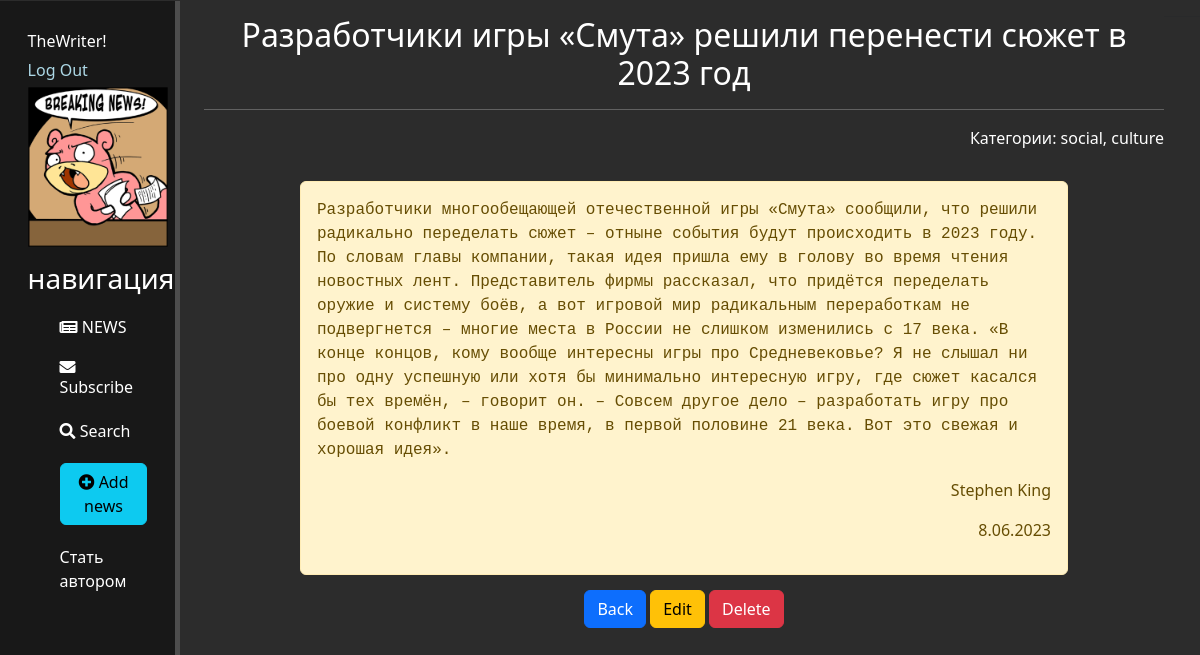
The app's page /posts/41/ (signed in) with its own data.
### news/models.py (models this page shows, shortened)
class Post(models.Model):
    ar = 'Article'
    nw = 'News'
    post_types = [
        (ar, 'Article'),
        (nw, 'News')
    ]
    post_type = models.CharField(max_length=7, choices=post_types, default=nw)
    t_creation = models.DateTimeField(auto_now_add=True)
    title = models.CharField(max_length=255)
    content = models.TextField()
    rating = models.IntegerField(default=0, db_column='rating')
    author = models.ForeignKey('Author', on_delete=models.CASCADE, related_name='post')
    category = models.ManyToManyField('Category', blank=True, through='PostCategory', verbose_name='Категории')  # Связь многие к многим

class Category(models.Model):
    category_name = models.CharField(max_length=255, unique=True)
    subscribers = models.ManyToManyField('auth.user', blank=True, related_name='subscribers', verbose_name='подписчики')
    def __str__(self):
        return self.category_name

class Author(models.Model):
    full_name = models.CharField(max_length=100)
    rating = models.IntegerField(default=0) # значение вычисляется в update_rating
    user = models.ForeignKey('auth.User', on_delete=models.CASCADE) # связь с методом User один к одному
    def update_rating(self):
        r_comments_by_author = Comment.objects.filter(user_id=self.user.id).aggregate(models.Sum('rating'))['rating__sum'] # new variant
        r_posts = Post.objects.filter(author_id=self).aggregate(models.Sum('rating')) #суммарный рейтинг за посты
        post_ids = Post.objects.filter(author_id=self).values_list('id', flat=True) #(flat=True) чтобы получить одним списком id всех постов этого автора
        r_comments_to_author_posts = Comment.objects.filter(post_id__in=post_ids).aggregate(models.Sum('rating'))['rating__sum']
        print(r_posts, r_posts['rating__sum'], r_comments_by_author, r_comments_to_author_posts)
        self.rating = (int(r_posts['rating__sum']) * 3) + int(r_comments_by_author) + int(r_comments_to_author_posts)
        print(self.rating)
        self.save()
    def __str__(self):
        return self.full_name

### news/views.py (the view)
# urls.py: path('<int:pk>/', PostFull.as_view(), name='post_full'),
class PostFull(DetailView):
    model = Post
    template_name = 'post_full.html'
    context_object_name = 'post'
    def get_object(self, queryset=None):
        post = super().get_object(queryset)
        return post

### news/templatetags/custom_filters.py (called while the page is built)
@register.filter()  # фильтр для цензуры
def censor(value):
   for word in bad_words:
      if word.lower() in value.lower():
         value = value.replace(word[1:-2], '*' * (len(word)-1))
   return value

@register.filter(name='has_group') # фильтр проверяющий к какой группе относится юзер
def has_group(user, group_name):
    return user.groups.filter(name=group_name).exists()

### templates/post_full.html (shortened to what this page needs)
{% extends 'flatpages/layout.html' %}
{% load custom_filters %}
{% block content %}
<div class="fulln">
        <h1 style="text-align: center; font-size: 2em;">{{ post.title|censor }}</h1>
        <hr>
    <p style="text-align: right;">Категории: {{post.category.all|join:", "}}</p>
     <div class="alert alert-warning">
        <p style="font-family: monospace; text-align: left;">{{ post.content|censor }}</p>
        <p style="text-align: right;">{{ post.author }}</p>
        <p style="text-align: right;">{{post.t_creation|date:"j.m.Y"}}</p>
    </div>
    <inline>
    <a href="../#"><button class="btn btn btn-primary">Back</button></a>
    <a href="edit"><button class="btn btn-warning">Edit</button></a>
    <a href="delete"><button class="btn btn-danger">Delete</button></a>
    </inline>
</div>
    <hr>
{% endblock content %}

### templates/flatpages/layout.html (shortened to what this page needs)
{% load static %}
{% load custom_filters %}
<html lang="en" xmlns="http://www.w3.org/1999/html">
<head>
    <link rel="stylesheet" href="https://cdn.jsdelivr.net/npm/bootstrap@5.2.3/dist/css/bootstrap.min.css">
    <link rel="stylesheet" href="{% static '/css/main.css' %}">
    <link rel="stylesheet" href="https://use.fontawesome.com/releases/v5.8.2/css/all.css">
</head>
<body>
    <aside>
        <div class="header">
            {% if user.is_authenticated %}
            <span>{{ user.username }}!&nbsp&nbsp</span>
            <a href="{% url 'logout' %}">Log Out</a>
            {% endif %}
        </div>
        <img src="{% static 'assets/logo.png' %}" alt="Иллюстрация">
        <h3>навигация</h3>
            <ul>
                <li><a href="{% url 'home' %}"><i class="fas fa-newspaper"></i> NEWS</a></li>
                <li><a href="{% url 'subscribe' %}"><i class="fas fa-envelope"></i> Subscribe</a></li>
                <li><a href="{% url 'search' %}"><i class="fa fa-search"></i> Search</a></li>
                {% if user.is_authenticated %}
                <li><a href="{% url 'create' %}"><button class="btn btn-info"><i class="fas fa-plus-circle"></i> Add news </button></a></li>
                    {% if not request.user|has_group:"authors"  %}
                         <li><a href="upgrade/">Стать автором</a></li>
                    {% endif %}
                    {% else %}
                    <li><a href="{% url 'login' %}"><button class="btn btn-info"> Log in </button></a></li>
                {% endif %}
            </ul>
    </aside>
    <main>
      {% block content %}
      {% endblock %}
    </main>
</body>
</html>

### static/css/main.css (style rules this page uses)
body { background: #2c2c2c; }
aside { position: fixed; margin-top: -15px; float: left; background: #181818; width: 15%; padding: 2.3%; height: 100vh; color: white; border-right: 5px solid #4d4d4d; }
aside img { width: 140px; float: center; margin-top: 5px; }
aside div a { color: #ADD8E6; margin-top: 5px; }
aside h3 { margin-top: 15px; }
aside ul { list-style: none !important; }
aside a { display: block; text-decoration: none; color: white; margin-top: 20px; transition: all .7s ease; }
.alert-warning { float: left; clear: both; width: 80%; margin: 15px 10%; text-align: center; }
.fulln { ; float: right; margin-left: 17%; color: white; text-align: center; width: 80%; float: left; }
.fulln inline { word-wrap: break-word; overflow-wrap: break-word; color: red }

### records on screen
Post: title|censor "Разработчики игры «Смута» решили перенести сюжет в 2023 год", category.all "social, culture", content|censor "Разработчики многообещающей отечественной игры «Смута» сообщили, что решили радикально переделать сюжет – отныне события будут происходить в 2023 году. По словам главы компании, такая идея пришла ему в голову во время чтения новостных лент. Представитель фирмы рассказал, что придётся переделать оружие и систему боёв, а вот игровой мир радикальным переработкам не подвергнется – многие места в России не слишком изменились с 17 века. «В конце концов, кому вообще интересны игры про Средневековье? Я не слышал ни про одну успешную или хотя бы минимально интересную игру, где сюжет касался бы тех времён, – говорит он. – Совсем другое дело – разработать игру про боевой конфликт в наше время, в…", author "Stephen King", t_creation "8.06.2023"

### other values on screen
{{ user.username }} "TheWriter"
